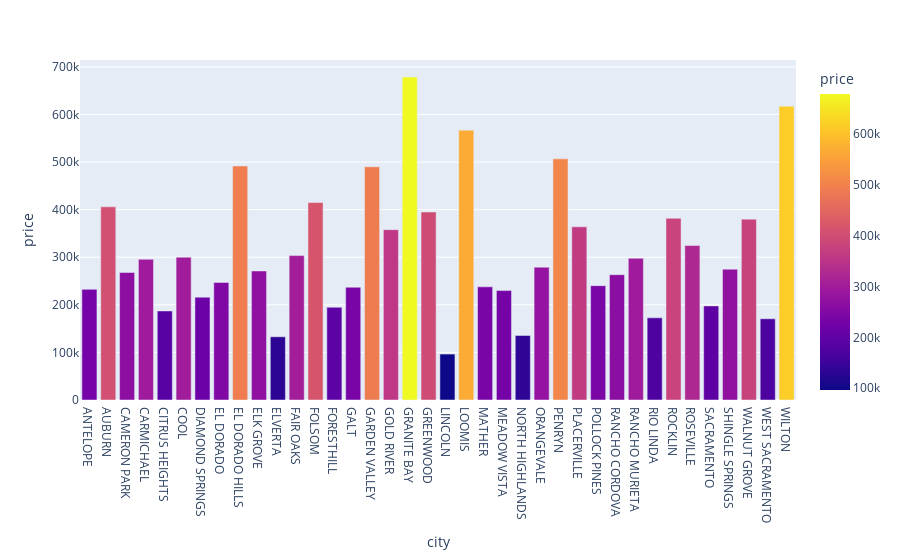

The notebook cell saved with this chart:
### Code cell
fig = px.bar(tmp,x='city',y='price',color = 'price')
fig.show()

### Figure 1 — Plotly figure (JSON) as saved in the notebook; plotly's stock layout.template omitted (floating-point values rounded to 4 significant figures)
{"data": [{"alignmentgroup": "True", "hovertemplate": "city=%{x}<br>price=%{marker.color}<extra></extra>", "legendgroup": "", "marker": {"color": [232500.0, 405900.0, 267900.0, 295700.0, 187100.0, 300000, 216033, 247000, 491700.0, 271200.0, 132866, 303500.0, 415000.0, 194818, 236900.0, 490000, 358000, 678700.0, 395000, 96540.0, 567000, 237800, 230000, 135700.0, 279200.0, 506688, 363900.0, 240300.0, 263400.0, 297750, 172700.0, 381800.0, 324500.0, 197700.0, 275000, 380000, 170700, 617500.0], "coloraxis": "coloraxis"}, "name": "", "offsetgroup": "", "orientation": "v", "showlegend": false, "textposition": "auto", "type": "bar", "x": ["ANTELOPE", "AUBURN", "CAMERON PARK", "CARMICHAEL", "CITRUS HEIGHTS", "COOL", "DIAMOND SPRINGS", "EL DORADO", "EL DORADO HILLS", "ELK GROVE", "ELVERTA", "FAIR OAKS", "FOLSOM", "FORESTHILL", "GALT", "GARDEN VALLEY", "GOLD RIVER", "GRANITE BAY", "GREENWOOD", "LINCOLN", "LOOMIS", "MATHER", "MEADOW VISTA", "NORTH HIGHLANDS", "ORANGEVALE", "PENRYN", "PLACERVILLE", "POLLOCK PINES", "RANCHO CORDOVA", "RANCHO MURIETA", "RIO LINDA", "ROCKLIN", "ROSEVILLE", "SACRAMENTO", "SHINGLE SPRINGS", "WALNUT GROVE", "WEST SACRAMENTO", "WILTON"], "xaxis": "x", "y": [232500.0, 405900.0, 267900.0, 295700.0, 187100.0, 300000, 216033, 247000, 491700.0, 271200.0, 132866, 303500.0, 415000.0, 194818, 236900.0, 490000, 358000, 678700.0, 395000, 96540.0, 567000, 237800, 230000, 135700.0, 279200.0, 506688, 363900.0, 240300.0, 263400.0, 297750, 172700.0, 381800.0, 324500.0, 197700.0, 275000, 380000, 170700, 617500.0], "yaxis": "y"}], "layout": {"barmode": "relative", "coloraxis": {"colorbar": {"title": {"text": "price"}}, "colorscale": [[0, "#0d0887"], [0.1111, "#46039f"], [0.2222, "#7201a8"], [0.3333, "#9c179e"], [0.4444, "#bd3786"], [0.5556, "#d8576b"], [0.6667, "#ed7953"], [0.7778, "#fb9f3a"], [0.8889, "#fdca26"], [1, "#f0f921"]]}, "legend": {"tracegroupgap": 0}, "margin": {"t": 60}, "xaxis": {"anchor": "y", "domain": [0, 1], "title": {"text": "city"}}, "yaxis": {"anchor": "x", "domain": [0, 1], "title": {"text": "price"}}}}
